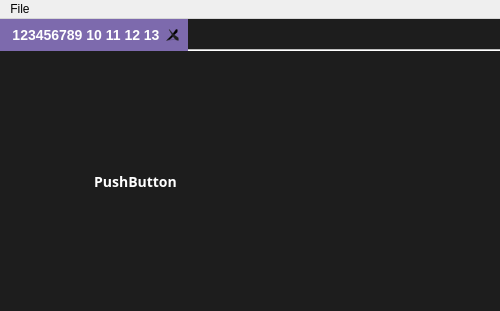
<?xml version="1.0" encoding="UTF-8"?>
<ui version="4.0">
 <class>MainWindow</class>
 <widget class="QMainWindow" name="MainWindow">
  <property name="geometry">
   <rect>
    <x>0</x>
    <y>0</y>
    <width>500</width>
    <height>311</height>
   </rect>
  </property>
  <property name="sizePolicy">
   <sizepolicy hsizetype="Preferred" vsizetype="Preferred">
    <horstretch>0</horstretch>
    <verstretch>0</verstretch>
   </sizepolicy>
  </property>
  <property name="windowTitle">
   <string>Space Surfer, yo</string>
  </property>
  <property name="windowIcon">
   <iconset resource="gui.qrc">
    <normaloff>:/ico/assets/icons/icon.png</normaloff>:/ico/assets/icons/icon.png</iconset>
  </property>
  <property name="styleSheet">
   <string notr="true">QPushButton, QTabBar::tab, QMenu, QTabBar QToolButton {
	background-color: #1d1d1d;
	color: white;
	border: none;
	
	font-family: &quot;Gisha&quot;;
	font-weight: bold;
	font-size:14px;
}
QPushButton:hover, QTabBar::tab:hover, QTabBar QToolButton::hover {
    background-color: #2d2d2d;
}
QPushButton:pressed, QTabBar::tab:selected, QMenu:selected, QTabBar QToolButton::selected {
    background-color: #7d6aad;
}

QTabBar::tab {
	padding-left: 8px;
	width: 180px;
	height: 32px;
}
QPushButton {
	height: 32px;
}

QMenu {
	border: none;
}
QMenu::item, QMenu::item::icon {
	padding: 2px 20px 2px 20px;
	height: 32px;
	border: none;
}

QMainWindow, QFrame, QTabWidget, QWebView {
	background-color: #1d1d1d;
}

QLineEdit {
	border: 1px solid #1d1d1d;
	border-top: 0px;
	border-right: 0px;
	border-left: 0px;
	margin-top: 0px;
	height: 31px;
	
	font-family: &quot;Gisha&quot;;
	font-weight: bold;
	font-size:14px;
}

QPushButton#prevBtn, QPushButton#nextBtn {
	width: 45px;
}

QTabWidget QWidget#addTabBtn, QTabBar QToolButton {
	height: 32px;
	width: 36px;
}
QTabBar::scroller {
    height: 32px;
	width: 36px;
}
QTabBar QToolButton::right-arrow { 
    image: url(assets/images/dark/appbar.chevron.right.png);
}

QTabBar QToolButton::left-arrow {
    image: url(assets/images/dark/appbar.chevron.left.png);
}
</string>
  </property>
  <property name="documentMode">
   <bool>false</bool>
  </property>
  <property name="dockNestingEnabled">
   <bool>false</bool>
  </property>
  <property name="dockOptions">
   <set>QMainWindow::AnimatedDocks</set>
  </property>
  <widget class="QWidget" name="centralWidget">
   <property name="enabled">
    <bool>true</bool>
   </property>
   <property name="sizePolicy">
    <sizepolicy hsizetype="Preferred" vsizetype="Preferred">
     <horstretch>0</horstretch>
     <verstretch>0</verstretch>
    </sizepolicy>
   </property>
   <layout class="QGridLayout" name="gridLayout">
    <property name="leftMargin">
     <number>0</number>
    </property>
    <property name="topMargin">
     <number>0</number>
    </property>
    <property name="rightMargin">
     <number>0</number>
    </property>
    <property name="bottomMargin">
     <number>0</number>
    </property>
    <property name="spacing">
     <number>0</number>
    </property>
    <item row="0" column="0">
     <widget class="QTabWidget" name="tabWidget">
      <property name="tabShape">
       <enum>QTabWidget::Rounded</enum>
      </property>
      <property name="elideMode">
       <enum>Qt::ElideRight</enum>
      </property>
      <property name="documentMode">
       <bool>true</bool>
      </property>
      <property name="tabsClosable">
       <bool>true</bool>
      </property>
      <property name="movable">
       <bool>true</bool>
      </property>
      <property name="tabBarAutoHide">
       <bool>false</bool>
      </property>
      <widget class="QWidget" name="tab">
       <attribute name="title">
        <string>123456789 10 11 12 13</string>
       </attribute>
       <widget class="QPushButton" name="pushButton">
        <property name="geometry">
         <rect>
          <x>80</x>
          <y>110</y>
          <width>111</width>
          <height>41</height>
         </rect>
        </property>
        <property name="font">
         <font>
          <family>Gisha</family>
          <pointsize>-1</pointsize>
          <weight>75</weight>
          <bold>true</bold>
         </font>
        </property>
        <property name="text">
         <string>PushButton</string>
        </property>
       </widget>
      </widget>
     </widget>
    </item>
   </layout>
  </widget>
  <widget class="QMenuBar" name="menuBar">
   <property name="geometry">
    <rect>
     <x>0</x>
     <y>0</y>
     <width>500</width>
     <height>26</height>
    </rect>
   </property>
   <property name="defaultUp">
    <bool>false</bool>
   </property>
   <property name="nativeMenuBar">
    <bool>false</bool>
   </property>
   <widget class="QMenu" name="menuFile">
    <property name="tearOffEnabled">
     <bool>false</bool>
    </property>
    <property name="title">
     <string>File</string>
    </property>
    <addaction name="actionNew_Tab"/>
    <addaction name="actionExit"/>
   </widget>
   <addaction name="menuFile"/>
  </widget>
  <action name="actionExit">
   <property name="icon">
    <iconset resource="gui.qrc">
     <normaloff>:/icons/assets/images/dark/appbar.close.png</normaloff>:/icons/assets/images/dark/appbar.close.png</iconset>
   </property>
   <property name="text">
    <string>Exit</string>
   </property>
   <property name="shortcut">
    <string>Ctrl+Q</string>
   </property>
  </action>
  <action name="actionNew_Tab">
   <property name="icon">
    <iconset resource="gui.qrc">
     <normaloff>:/icons/assets/images/dark/appbar.add.png</normaloff>:/icons/assets/images/dark/appbar.add.png</iconset>
   </property>
   <property name="text">
    <string>New Tab</string>
   </property>
   <property name="shortcut">
    <string>Ctrl+T</string>
   </property>
  </action>
 </widget>
 <layoutdefault spacing="6" margin="11"/>
 <resources>
  <include location="gui.qrc"/>
 </resources>
 <connections/>
</ui>
